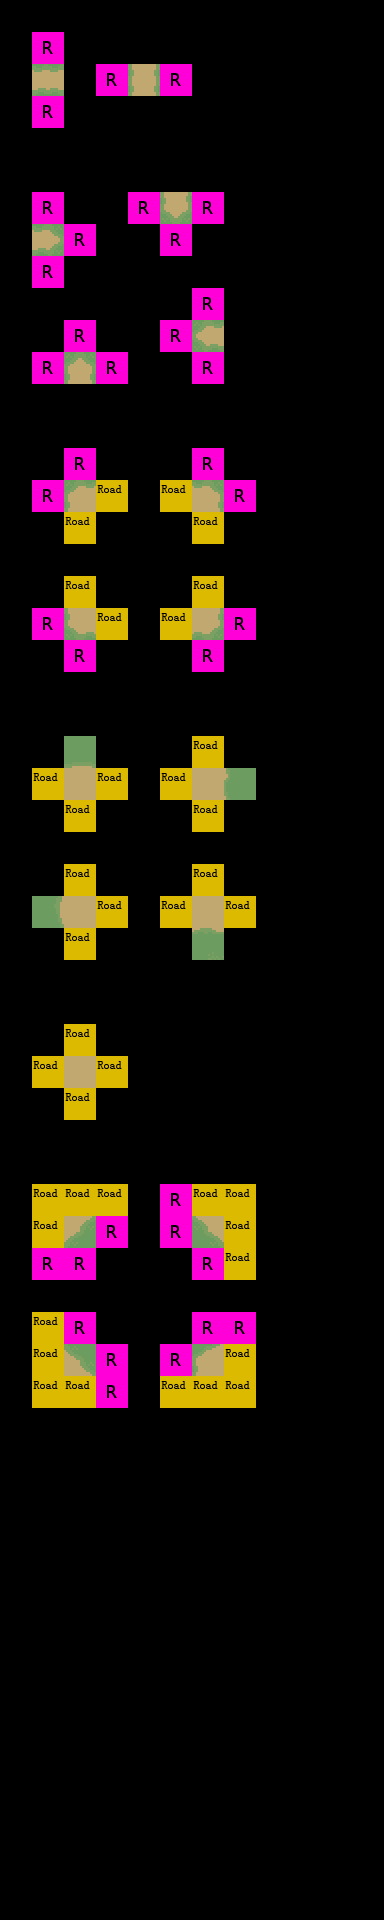

This is a level from a 2D game, rendered from its Tiled map with the project's own tilesets. A one-line summary and the map file follow, with tile-layer data summarised:
An orthogonal 12x60 tile map with 32x32 px tiles, 3 tile layers (Regions, Input1_set, Output1_Ground), 4 tilesets.

<map version="1.0" orientation="orthogonal" width="12" height="60" tilewidth="32" tileheight="32">
 <tileset firstgid="1" source="../map_tiles.tsx" />
 <tileset firstgid="33" source="../rules.tsx" />
 <tileset firstgid="37" source="../sets.tsx" />
 <tileset firstgid="165" source="../tiles32_sea_of_trees.tsx" />
 <layer name="Regions" width="12" height="60">
  <data>[720 cells, 99 non-empty, 1 distinct tile ids]</data>
 </layer>
 <layer name="Input1_set" width="12" height="60">
  <data>[720 cells, 59 non-empty, 1 distinct tile ids]</data>
 </layer>
 <layer name="Output1_Ground" width="12" height="60">
  <data>[720 cells, 23 non-empty, 19 distinct tile ids]</data>
 </layer>
</map>
